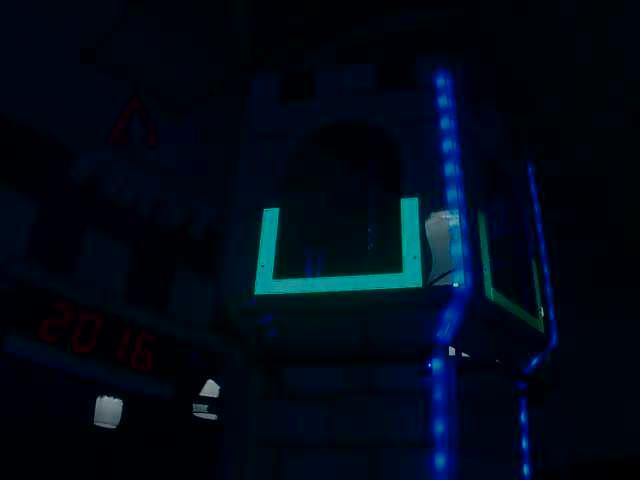
#> input picture Vision-Training-Materials/2016_test_image_230.jpg, 640 x 480 px, given in place of the camera
$ python contour_example_code.py
#> lines starting #> are read from the running program, lines starting #| are printed output that depends on the picture; after the words box and inside, x2 and y2 are one past the last pixel; in counts of white or black regions, pixels touching at a corner belong together
#EXAMPLE CODE only. It reads from a file not a camera
#drone targeting code that identifies squares and then draws a red box around the square
#video and blog are located at http://www.pyimagesearch.com/2015/05/04/target-acquired-finding-targets-in-drone-and-quadcopter-video-streams-using-python-and-opencv/

# import the necessary packages
import argparse
import cv2

# construct the argument parse and parse the arguments
ap = argparse.ArgumentParser()
ap.add_argument("-v", "--video", help="path to the video file")
args = vars(ap.parse_args())

# load the video
camera = cv2.VideoCapture(args["video"])

# keep looping
while True:
	# grab the current frame and initialize the status text
	(grabbed, frame) = camera.read()
#> frame is the input picture: shape (480, 640, 3); mean B, G, R 22.2, 9.2, 1.4
	status = "No Targets"

	# check to see if we have reached the end of the
	# video
	if not grabbed:
		break

	# convert the frame to grayscale, blur it, and detect edges
	gray = cv2.cvtColor(frame, cv2.COLOR_BGR2GRAY)
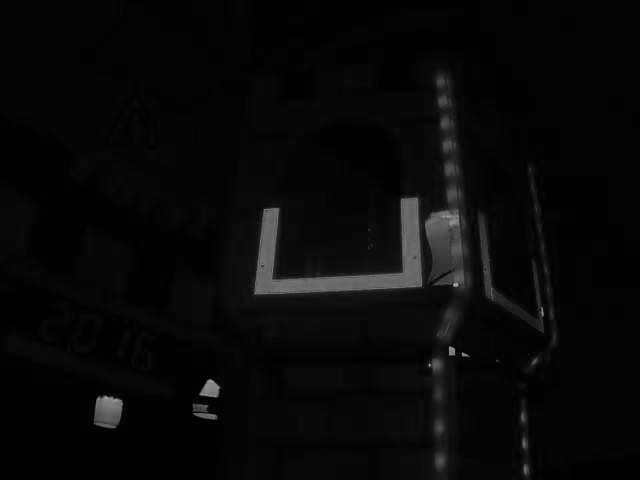
#> gray: shape (480, 640); min 0, max 190, mean 8.3
	blurred = cv2.GaussianBlur(gray, (7, 7), 0)
	edged = cv2.Canny(blurred, 50, 150)
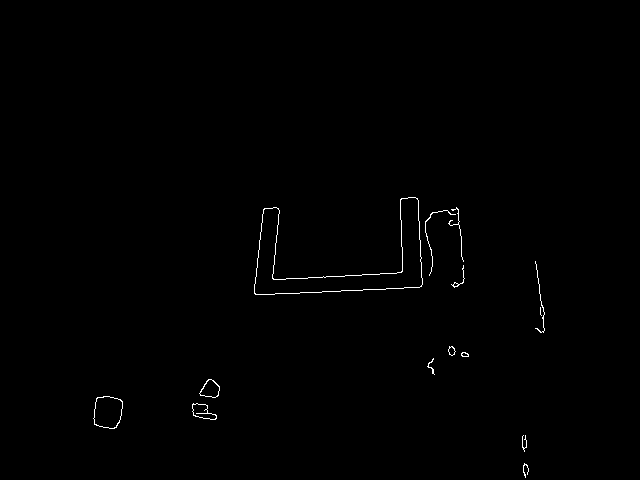
#> edged: shape (480, 640); 0.45% white in thin lines or dots, all inside (x1, y1, x2, y2) = (93, 197, 545, 478)

	# find contours in the edge map
	(cnts, _) = cv2.findContours(edged.copy(), cv2.RETR_EXTERNAL,
		cv2.CHAIN_APPROX_SIMPLE)
#> cnts = 14 contours, 7 with area under 20; largest, box (x1, y1, x2, y2) and area: (254, 197, 423, 295) 5020, (93, 396, 123, 429) 761, (199, 379, 220, 398) 246, (192, 403, 217, 420) 232, (448, 346, 456, 356) 43, (461, 352, 469, 357) 24, (451, 265, 465, 288) 20
	# loop over the contours
	for c in cnts:
		# approximate the contour
		peri = cv2.arcLength(c, True)
		approx = cv2.approxPolyDP(c, 0.01 * peri, True)

		# ensure that the approximated contour is "roughly" rectangular
		if len(approx) >= 4 and len(approx) <= 6:
			# compute the bounding box of the approximated contour and
			# use the bounding box to compute the aspect ratio
			(x, y, w, h) = cv2.boundingRect(approx)
			aspectRatio = w / float(h)

			# compute the solidity of the original contour
			area = cv2.contourArea(c)
			hullArea = cv2.contourArea(cv2.convexHull(c))
			solidity = area / float(hullArea)

			# compute whether or not the width and height, solidity, and
			# aspect ratio of the contour falls within appropriate bounds
			keepDims = w > 25 and h > 25
			keepSolidity = solidity > 0.9
			keepAspectRatio = aspectRatio >= 0.8 and aspectRatio <= 1.2

			# ensure that the contour passes all our tests
			if keepDims and keepSolidity and keepAspectRatio:
				# draw an outline around the target and update the status
				# text
				cv2.drawContours(frame, [approx], -1, (0, 0, 255), 4)
				status = "Target(s) Acquired"

				# compute the center of the contour region and draw the
				# crosshairs
				M = cv2.moments(approx)
				(cX, cY) = (int(M["m10"] / M["m00"]), int(M["m01"] / M["m00"]))
				(startX, endX) = (int(cX - (w * 0.15)), int(cX + (w * 0.15)))
				(startY, endY) = (int(cY - (h * 0.15)), int(cY + (h * 0.15)))
				cv2.line(frame, (startX, cY), (endX, cY), (0, 0, 255), 3)
				cv2.line(frame, (cX, startY), (cX, endY), (0, 0, 255), 3)
#> this loop made 14 passes
#> peri on passes 1, 2, 3, 4, 5, 6, 7, 8, 10, 11, 12, 13: 55.21, 65.8, 75.46, 109.1, 63.11, 46.04, 19.66, 28.14, 67.94, 172.3, 191.1, 160.1
	# draw the status text on the frame
	cv2.putText(frame, status, (20, 30), cv2.FONT_HERSHEY_SIMPLEX, 0.5,
		(0, 0, 255), 2)
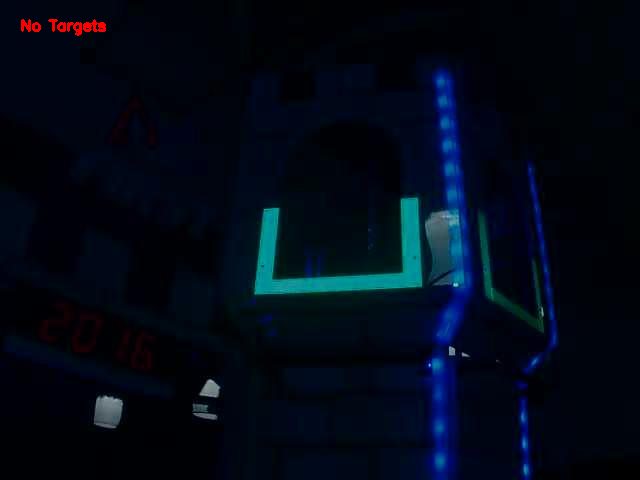
#> frame: shape (480, 640, 3); 0.19% of pixels changed, all inside (x1, y1, x2, y2) = (21, 19, 106, 36)

	# show the frame and record if a key is pressed
	cv2.imshow("Frame", frame)
	key = cv2.waitKey(1) & 0xFF
#> (key q is pressed here)

	# if the 'q' key is pressed, stop the loop
	if key == ord("q"):
		break

# cleanup the camera and close any open windows
camera.release()
cv2.destroyAllWindows()

$ run again, on Vision-Training-Materials/2016_test_image_310.jpg
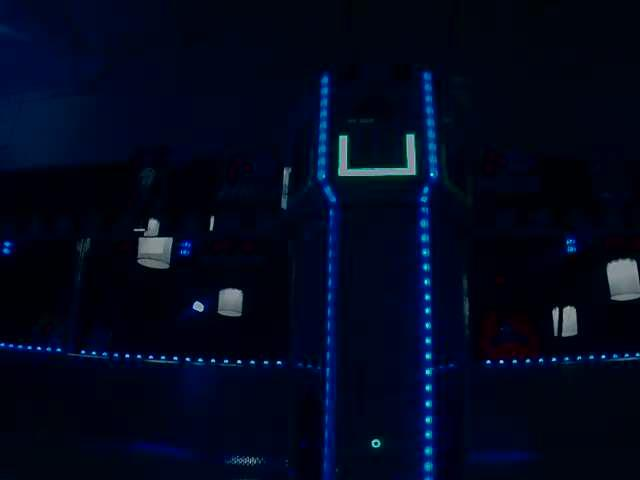
#> input picture Vision-Training-Materials/2016_test_image_310.jpg, 640 x 480 px, given in place of the camera
#> frame is the input picture: shape (480, 640, 3); mean B, G, R 29.1, 8.5, 2.8
#> `edged = cv2.Canny(blurred, 50, 150)`:
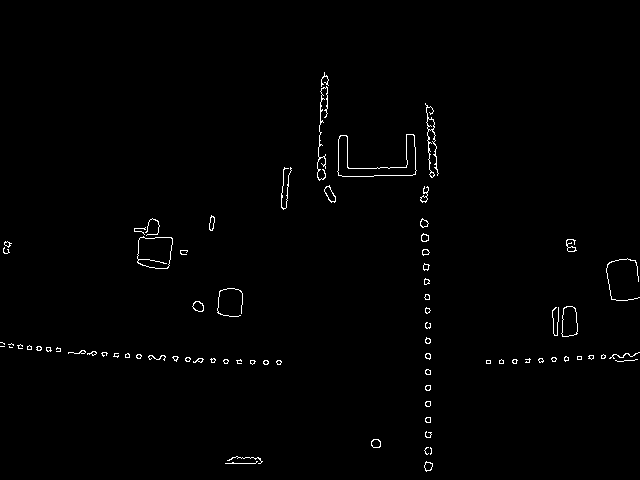
#> edged: shape (480, 640); 0.93% white in thin lines or dots, all inside (x1, y1, x2, y2) = (0, 72, 640, 472)
#> cnts = 78 contours, 51 with area under 20; largest, box (x1, y1, x2, y2) and area: (337, 134, 417, 177) 1179, (137, 236, 173, 269) 954, (561, 306, 578, 337) 400, (425, 103, 439, 178) 119, (324, 185, 336, 203) 102
#> the loop `for c in cnts:` made 78 passes
#> (peri, x, y, w, h, aspectRatio, area, hullArea) on pass 8: (18.83, 425, 417, 6, 6, 1, 24, 24)
#> `cv2.putText(frame, status, (20, 30), cv2.FONT_HERSHEY_SIMPLEX, 0.5, (0..`:
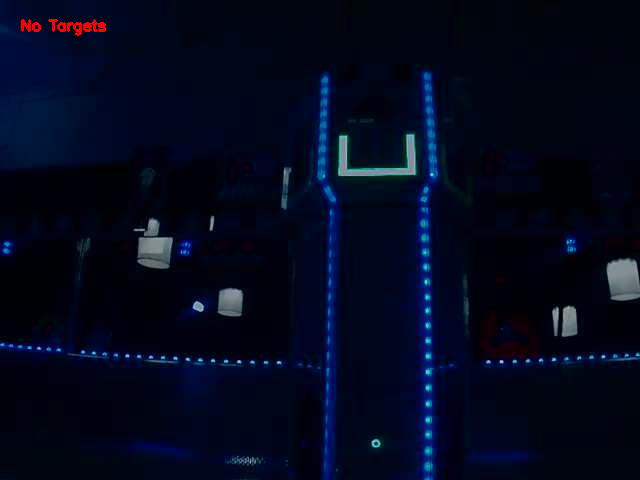
#> frame: shape (480, 640, 3); 0.19% of pixels changed, all inside (x1, y1, x2, y2) = (21, 19, 106, 36)

$ run again, on Vision-Training-Materials/2016_test_image_426.jpg
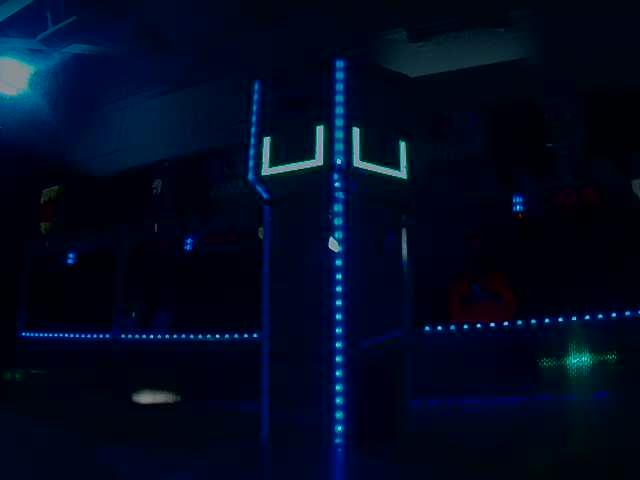
#> input picture Vision-Training-Materials/2016_test_image_426.jpg, 640 x 480 px, given in place of the camera
#> frame is the input picture: shape (480, 640, 3); mean B, G, R 32, 10, 2.3
#> `edged = cv2.Canny(blurred, 50, 150)`:
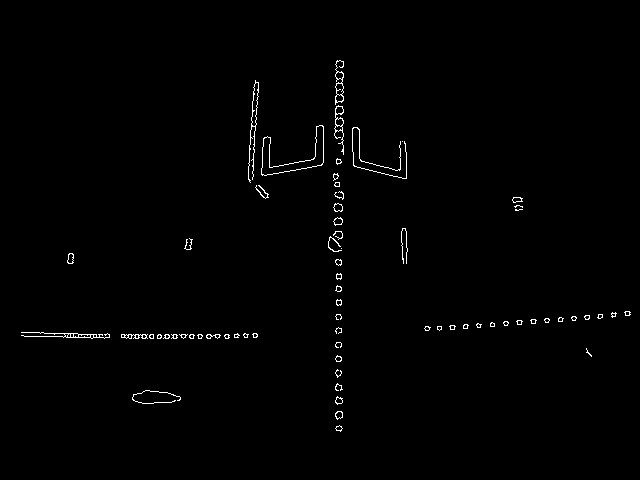
#> edged: shape (480, 640); 0.85% white in thin lines or dots, all inside (x1, y1, x2, y2) = (21, 60, 631, 432)
#> cnts = 67 contours, 46 with area under 20; largest, box (x1, y1, x2, y2) and area: (261, 125, 324, 176) 902, (248, 80, 259, 183) 196, (335, 60, 344, 105) 184, (334, 105, 344, 155) 154, (21, 332, 110, 339) 116
#> the loop `for c in cnts:` made 67 passes
#> (peri, x, y, w, h, aspectRatio, area, hullArea) on pass 66: (347, 250, 80, 9, 103, 0.0874, 196, 553.5)
#> `cv2.putText(frame, status, (20, 30), cv2.FONT_HERSHEY_SIMPLEX, 0.5, (0..`:
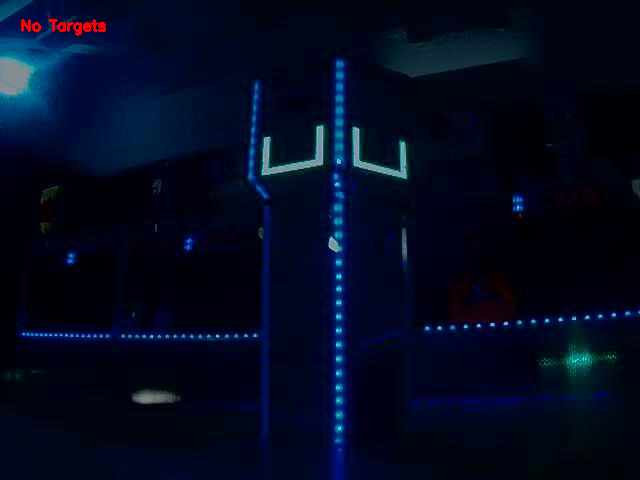
#> frame: shape (480, 640, 3); 0.19% of pixels changed, all inside (x1, y1, x2, y2) = (21, 19, 106, 36)

$ run again, on Vision-Training-Materials/2016_test_image_532.jpg
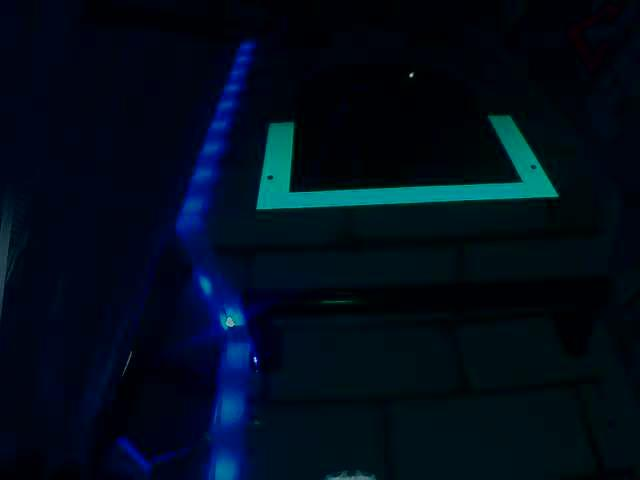
#> input picture Vision-Training-Materials/2016_test_image_532.jpg, 640 x 480 px, given in place of the camera
#> frame is the input picture: shape (480, 640, 3); mean B, G, R 26.4, 12.1, 0.7
#> `edged = cv2.Canny(blurred, 50, 150)`:
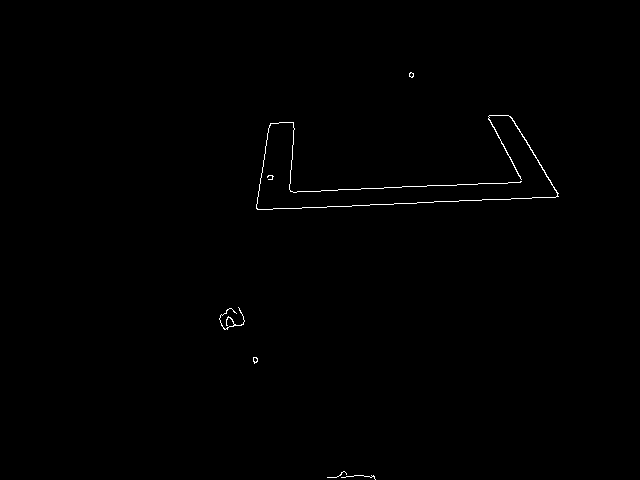
#> edged: shape (480, 640); 0.38% white in thin lines or dots, all inside (x1, y1, x2, y2) = (219, 72, 559, 480)
#> cnts = 7 contours, 5 with area under 20; largest, box (x1, y1, x2, y2) and area: (256, 115, 559, 210) 80, (219, 307, 245, 330) 20
#> the loop `for c in cnts:` made 7 passes
#> peri on passes 1 to 7: 80.04, 47.8, 17.66, 203.7, 27.9, 1856.1, 15.66
#> `cv2.putText(frame, status, (20, 30), cv2.FONT_HERSHEY_SIMPLEX, 0.5, (0..`:
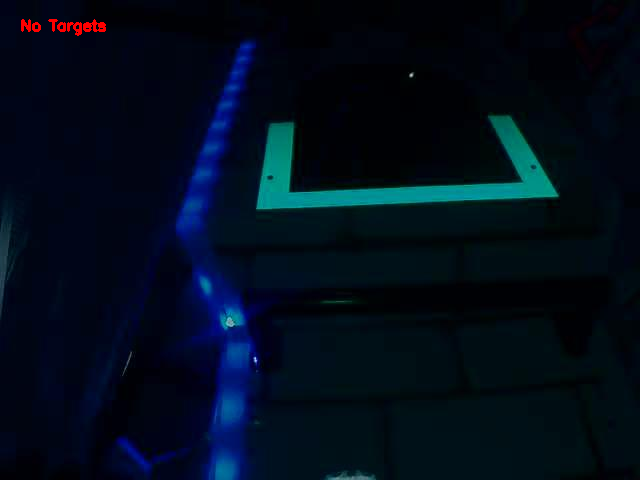
#> frame: shape (480, 640, 3); 0.19% of pixels changed, all inside (x1, y1, x2, y2) = (21, 19, 106, 36)
